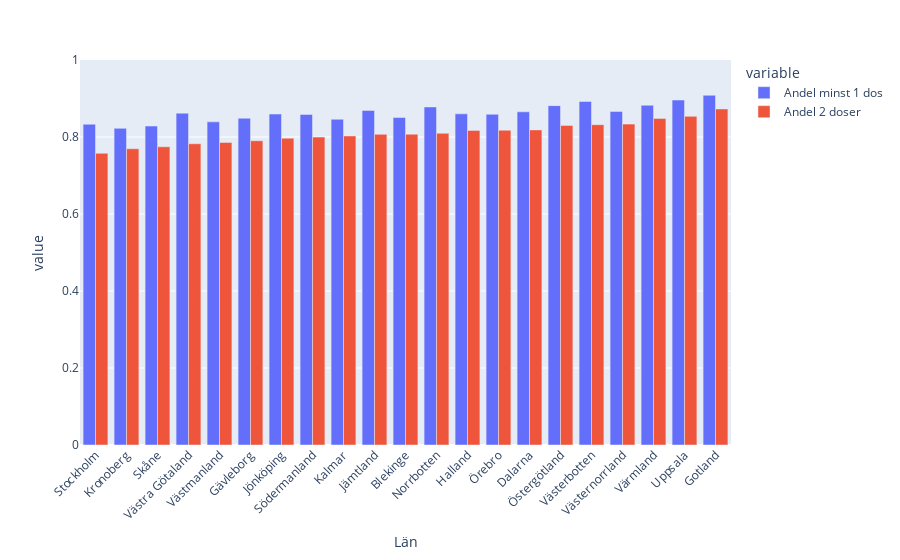

Notebook source saved alongside this figure:
### Code cell
# Plot with plotly express
fig = px.bar(
    vaccine_per_laen.sort_values('Andel 2 doser'), 
    y=['Andel minst 1 dos','Andel 2 doser'], x='Län', 
)
fig.update_layout(barmode='group', xaxis_tickangle=-45, yaxis_range=[0,1])
fig.show()

# Save figure as html file
plotly.offline.plot(fig, filename=f"visualiseringar/2e_vaccinandelar_plotlyx.html");

### Figure 1 — Plotly figure (JSON) as saved in the notebook; plotly's stock layout.template omitted (floating-point values rounded to 4 significant figures)
{"data": [{"alignmentgroup": "True", "hovertemplate": "variable=Andel minst 1 dos<br>Län=%{x}<br>value=%{y}<extra></extra>", "legendgroup": "Andel minst 1 dos", "marker": {"color": "#636efa", "pattern": {"shape": ""}}, "name": "Andel minst 1 dos", "offsetgroup": "Andel minst 1 dos", "orientation": "v", "showlegend": true, "textposition": "auto", "type": "bar", "x": ["Stockholm", "Kronoberg", "Skåne", "Västra Götaland", "Västmanland", "Gävleborg", "Jönköping", "Södermanland", "Kalmar", "Jämtland", "Blekinge", "Norrbotten", "Halland", "Örebro", "Dalarna", "Östergötland", "Västerbotten", "Västernorrland", "Värmland", "Uppsala", "Gotland"], "xaxis": "x", "y": [0.8332, 0.8225, 0.8285, 0.862, 0.8394, 0.8487, 0.8596, 0.8587, 0.846, 0.8691, 0.8506, 0.878, 0.8602, 0.859, 0.8653, 0.8814, 0.8923, 0.8665, 0.8825, 0.8961, 0.9083], "yaxis": "y"}, {"alignmentgroup": "True", "hovertemplate": "variable=Andel 2 doser<br>Län=%{x}<br>value=%{y}<extra></extra>", "legendgroup": "Andel 2 doser", "marker": {"color": "#EF553B", "pattern": {"shape": ""}}, "name": "Andel 2 doser", "offsetgroup": "Andel 2 doser", "orientation": "v", "showlegend": true, "textposition": "auto", "type": "bar", "x": ["Stockholm", "Kronoberg", "Skåne", "Västra Götaland", "Västmanland", "Gävleborg", "Jönköping", "Södermanland", "Kalmar", "Jämtland", "Blekinge", "Norrbotten", "Halland", "Örebro", "Dalarna", "Östergötland", "Västerbotten", "Västernorrland", "Värmland", "Uppsala", "Gotland"], "xaxis": "x", "y": [0.7577, 0.7695, 0.7746, 0.7824, 0.7859, 0.7902, 0.797, 0.7998, 0.8027, 0.807, 0.8072, 0.8096, 0.8172, 0.8177, 0.8184, 0.8302, 0.832, 0.8335, 0.8483, 0.8536, 0.8728], "yaxis": "y"}], "layout": {"barmode": "group", "legend": {"title": {"text": "variable"}, "tracegroupgap": 0}, "margin": {"t": 60}, "xaxis": {"anchor": "y", "domain": [0, 1], "tickangle": -45, "title": {"text": "Län"}}, "yaxis": {"anchor": "x", "domain": [0, 1], "range": [0, 1], "title": {"text": "value"}}}}
